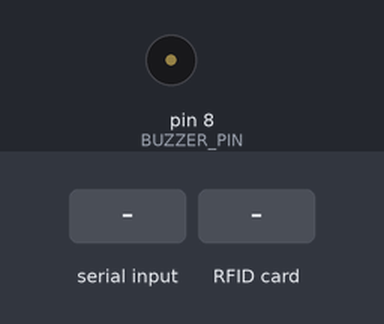
This sketch was run on a simulated Arduino Uno, built with avr-gcc and run on an emulated ATmega328P. Parts: buzzer (waves = sounding). The test bench sets the inputs (shaded band). What the sketch prints to the serial monitor is not drawn.

Above: at 1.2 s.
1.3 s: "ERROR|Already Logged\n" received over Serial
At 1.63 s:
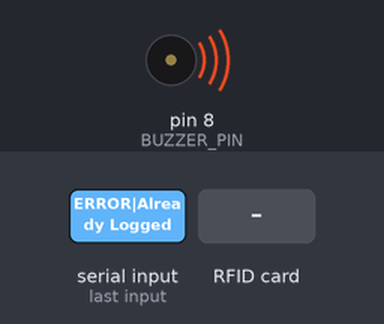
3.1 s: RFID card 5E 7A 19 C4 held to the reader
Timing chart, 0 to 6.1 s (numbered marks = the images above; inputs shaded):
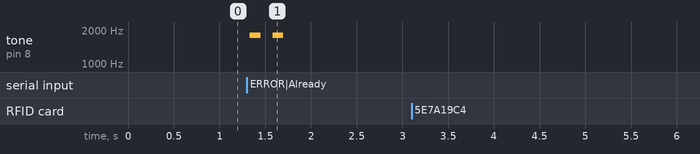

The sketch:

rc522_hid_decimal.ino
```cpp
#include <SPI.h>
#include <MFRC522.h>

// Update these pins if your RC522 module is wired differently.
constexpr uint8_t SS_PIN = 10;
constexpr uint8_t RST_PIN = 9;

// Wire the buzzer signal pin here.
constexpr uint8_t BUZZER_PIN = 8;

// Optional allow-list for valid taps.
// Leave empty to accept every readable card, or paste approved 10-digit HID decimal IDs here.
const char* const VALID_UIDS[] = {
  // "0388957530",
};
constexpr size_t VALID_UID_COUNT = sizeof(VALID_UIDS) / sizeof(VALID_UIDS[0]);

constexpr unsigned int SUCCESS_BEEP_FREQUENCY_HZ = 2200;
constexpr unsigned int SUCCESS_BEEP_DURATION_MS = 110;
constexpr unsigned int DUPLICATE_BEEP_FREQUENCY_HZ = 1800;
constexpr unsigned int DUPLICATE_BEEP_DURATION_MS = 120;
constexpr unsigned int DUPLICATE_BEEP_GAP_MS = 110;
constexpr unsigned int INVALID_BEEP_FREQUENCY_HZ = 1400;
constexpr unsigned int INVALID_BEEP_DURATION_MS = 520;

MFRC522 rfid(SS_PIN, RST_PIN);
String serialCommandBuffer;

String formatUidAsHidDecimal(const MFRC522::Uid& uid) {
  // DepED USIS compatibility rule:
  // Take the first 4 bytes of the UID, reverse them into little-endian order,
  // and format the result as a 10-digit decimal string.
  if (uid.size < 4) {
    return "";
  }

  uint32_t value = 0;
  for (int i = 3; i >= 0; --i) {
    value = (value << 8) | uid.uidByte[i];
  }

  char output[11];
  snprintf(output, sizeof(output), "%010lu", static_cast<unsigned long>(value));
  return String(output);
}

bool isAllowedUid(const String& hidDecimal) {
  if (hidDecimal.length() == 0) {
    return false;
  }

  if (VALID_UID_COUNT == 0) {
    return true;
  }

  for (size_t index = 0; index < VALID_UID_COUNT; ++index) {
    if (hidDecimal == VALID_UIDS[index]) {
      return true;
    }
  }

  return false;
}

void beepOnce(unsigned int frequencyHz, unsigned int durationMs) {
  tone(BUZZER_PIN, frequencyHz, durationMs);
  delay(durationMs + 20);
  noTone(BUZZER_PIN);
}

void beepSuccess() {
  beepOnce(SUCCESS_BEEP_FREQUENCY_HZ, SUCCESS_BEEP_DURATION_MS);
}

void beepDuplicate() {
  beepOnce(DUPLICATE_BEEP_FREQUENCY_HZ, DUPLICATE_BEEP_DURATION_MS);
  delay(DUPLICATE_BEEP_GAP_MS);
  beepOnce(DUPLICATE_BEEP_FREQUENCY_HZ, DUPLICATE_BEEP_DURATION_MS);
}

void beepInvalid() {
  beepOnce(INVALID_BEEP_FREQUENCY_HZ, INVALID_BEEP_DURATION_MS);
}

void handleSerialCommand(const String& command) {
  if (command.length() == 0) {
    return;
  }

  if (command.startsWith("DISPLAY|")) {
    beepSuccess();
    return;
  }

  if (command.startsWith("ERROR|Already Logged")) {
    beepDuplicate();
    return;
  }

  if (command.startsWith("ERROR|Unknown Card") || command.startsWith("INVALID")) {
    beepInvalid();
    return;
  }
}

void pollSerialCommands() {
  while (Serial.available() > 0) {
    const char incoming = static_cast<char>(Serial.read());

    if (incoming == '\n' || incoming == '\r') {
      if (serialCommandBuffer.length() > 0) {
        handleSerialCommand(serialCommandBuffer);
        serialCommandBuffer = "";
      }
      continue;
    }

    serialCommandBuffer += incoming;
    if (serialCommandBuffer.length() > 80) {
      serialCommandBuffer.remove(0, serialCommandBuffer.length() - 80);
    }
  }
}

void setup() {
  Serial.begin(9600);
  SPI.begin();
  rfid.PCD_Init();
  pinMode(BUZZER_PIN, OUTPUT);
  noTone(BUZZER_PIN);
}

void loop() {
  pollSerialCommands();

  if (!rfid.PICC_IsNewCardPresent()) {
    return;
  }

  if (!rfid.PICC_ReadCardSerial()) {
    beepInvalid();
    Serial.println("INVALID");
    return;
  }

  const String hidDecimal = formatUidAsHidDecimal(rfid.uid);
  if (!isAllowedUid(hidDecimal)) {
    beepInvalid();
    Serial.println("INVALID");
  } else {
    Serial.println(hidDecimal);
  }

  rfid.PICC_HaltA();
  rfid.PCD_StopCrypto1();

  while (rfid.PICC_IsNewCardPresent() || rfid.PICC_ReadCardSerial()) {
    pollSerialCommands();
    delay(25);
  }
}
```

Measured:
- after the input at 1.3 s, tone on pin 8 (BUZZER_PIN): alternates 1800 Hz for 0.12 s and silent for 0.13 s, 4 changes in all, then stays silent, starting at once
- after the input at 3.1 s, every drawn part: stays the same
